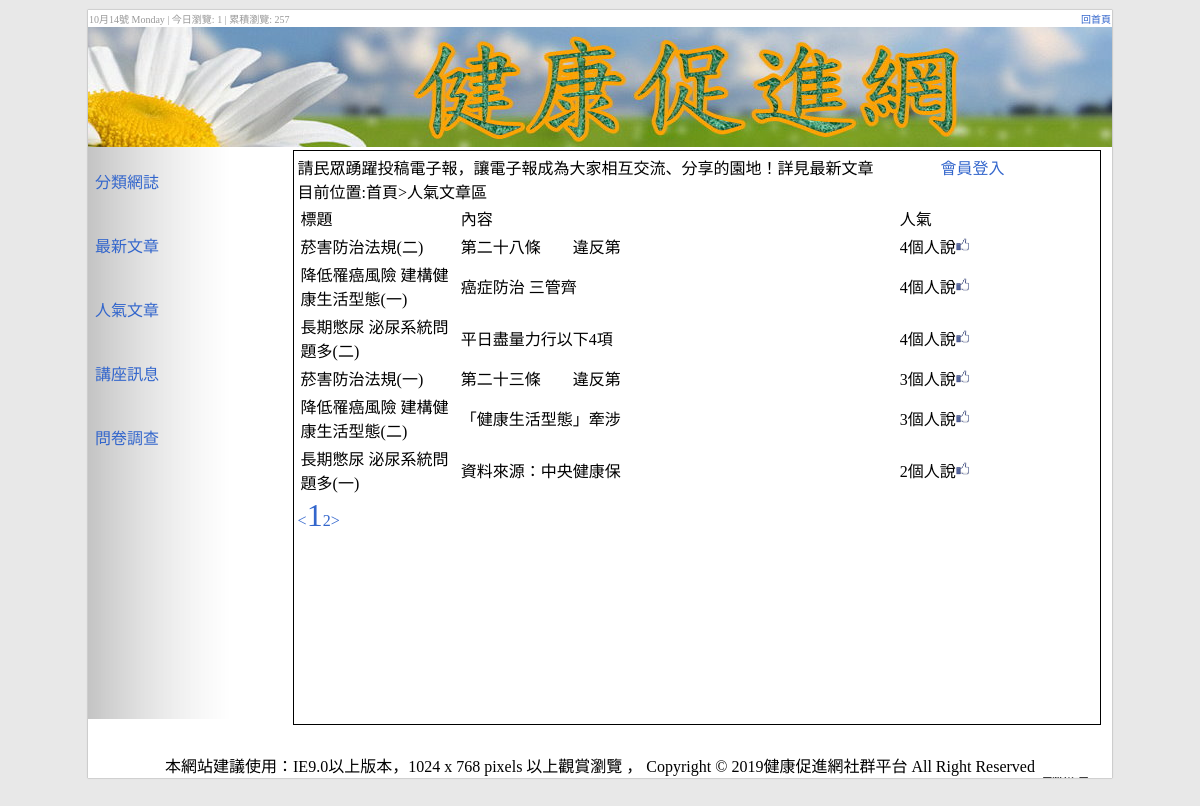
The app's page /?do=pop with its own data.
### tables this page shows
CREATE TABLE `q2t7_blog` (
  `id` int(10) UNSIGNED NOT NULL,
  `cls` int(11) NOT NULL,
  `title` text NOT NULL,
  `text` text NOT NULL,
  `num` int(11) NOT NULL,
  `dpy` int(11) NOT NULL
);

### pop.php (the view, shortened to what this page needs)
目前位置:首頁>人氣文章區
<table>
  <tr>
    <td width=20% valign=top>標題</td>
    <td valign=top>內容</td>
    <td>人氣</td>
  </tr>
<?php
$nw = (empty($_GET['page'])) ? 1 : $_GET['page'];
$re = select("q2t7_blog", "dpy=1 order by num desc");
foreach ($re as $ro) {
  $gdbtn = "";
?>
  <tr>
    <td><?= $ro['title'] ?></td>
    <td>
      <div class="sswww"><?= mb_substr($ro['text'], 0, 10) ?><span class="all" style="display:none"><?= $ro['text'] ?></span></div>
    </td>
    <td><?= $ro['num'] ?>個人說<img style="height:1em" src="img/02B03.jpg"><?= $gdbtn ?></td>
  </tr>
<?php
}
?>
</table>
<?php
$re = page("q2t7_blog", "dpy=1", 5, $nw);
foreach ($re as $key => $value) {
  if ($nw == $key) echo '<a style="font-size:2em" href="?do=pop&page=' . $value . '">' . $key . '</a>';
  else echo '<a href="?do=pop&page=' . $value . '">' . $key . '</a>';
}
?>

### sql.php (shortened to what this page needs)
<?php
$db = new PDO("mysql:host=127.0.0.1;dbname=b17300_db;charset=utf8", "b17300user", "b17300pwd", null);
function select($tb, $wh)
{
  global $db;
  return $db->query("SELECT * FROM " . $tb . " WHERE " . $wh)->fetchAll();
}
function page($tb, $wh, $rg, $nw)
{
  $total = count(select($tb, $wh));
  $many = ceil($total / $rg);
  $pg['<'] = ($nw == 1) ? 1 : $nw - 1;
  for ($i = 1; $i <= $many; $i++) $pg[$i] = $i;
  $pg['>'] = ($nw == $many) ? $nw : $nw + 1;
  return $pg;
}
?>
<?php
$re = select("q2t3_visit", "date='" . date("Y-m-d") . "'");
if ($re == null) {
  $t3visit = 0;
}
 else {
  $id = $re[0]['id'];
  $t3visit = $re[0]['num'];
}
$re = select("q2t3_visit", 1);
$t3all = 0;
foreach ($re as $ro) $t3all+=$ro['num'];
$t6btn = (empty($_SESSION['user'])) ? '<a href="?do=login">會員登入</a>' : '歡迎，' . $_SESSION['user'] . '<a href="api.php?do=logout" style="border: solid 1px #000000">登出</a>';
$menu = '
<a class="blo" href="?do=po">分類網誌</a>
<a class="blo" href="?do=news">最新文章</a>
<a class="blo" href="?do=pop">人氣文章</a>
<a class="blo" href="#">講座訊息</a>
<a class="blo" href="?do=que">問卷調查</a>
';
?>

### index.php (shortened to what this page needs)
<?php
include "sql.php";
?>
<!DOCTYPE html PUBLIC "-//W3C//DTD XHTML 1.0 Transitional//EN" "http://www.w3.org/TR/xhtml1/DTD/xhtml1-transitional.dtd">
<html xmlns="http://www.w3.org/1999/xhtml"><head><meta http-equiv="Content-Type" content="text/html; charset=UTF-8">
<link href="./home_files/css.css" rel="stylesheet" type="text/css">
</head>
<body>
<div id="all" style="overflow: scroll;margin: 10px auto;padding: 0;border: 0;width: 1024px;height: 768px;">
    	<div id="title">
			<?=date("m月d號 l")?> | 今日瀏覽: <?=$t3visit?> | 累積瀏覽: <?=$t3all?>
			<a href="index.php" style="float:right">回首頁</a>
		</div>
        <div id="title2">
        <img style="width:100%" src="img/02B01.jpg" alt="健康促進網 - 回首頁" title="健康促進網 - 回首頁">
        </div>
        <div id="mm">
        	<div class="hal" id="lef">
<?=$menu?>
               	                 </div>
            <div class="hal" id="main">
            	<div>
<span style="width:80%; display:inline-block;">
	<marquee behavior="" direction="">請民眾踴躍投稿電子報，讓電子報成為大家相互交流、分享的園地！詳見最新文章</marquee>
</span>
<span style="width:18%; display:inline-block;"><?=$t6btn?></span>
					<div class=""><?php include $main.".php"?></div>
                </div>
            </div>
        </div>
        <div id="bottom">
		<div class="ct">
    	    本網站建議使用：IE9.0以上版本，1024 x 768 pixels 以上觀賞瀏覽 ， Copyright © <?=date("Y")?>健康促進網社群平台 All Right Reserved
		</div>
    		 <div style="float:right">服務信箱：health@test.labor.gov.tw<img src="./home_files/02B02.jpg" width="45"></div>
        </div>
    </div>
</body></html>

### home_files/css.css (style rules this page uses)
body { background:#E8E8E8; padding:0px; margin:0px; font-family:"微軟正黑體"; }
img { border:none; }
a { text-decoration:none; color:#36C; cursor:pointer; }
#mm { min-height:570px; }
#all { padding:2px; width:1020px; height:888px; background:#FFF; margin:10px auto 10px auto; box-shadow:#999 0px 0px 1px .3px; position:relative; }
#title { height:15px; padding:1px; font-size:10px; color:#999; }
#lef { width:18.2%; padding:2px; background:url(../icon/02B04.png) repeat-y; min-height:568px; display:inline-block; vertical-align:top; position:relative; top:-3px; }
#mm { padding-top:3px; }
#main { display:inline-block; width:78%; height:565px; padding:4px; border:solid 1px #000000; overflow:auto; position:relative; left:1%; }
#lef a { padding:20px 5px 20px 5px; }
#bottom { text-align:right; padding:24px; }
.ct { text-align:center; }
.hal { height:100%; }
.blo { display:block; }

### records on screen
q2t7_blog: title "菸害防治法規(二)", text "第二十八條 違反第", num "4"
q2t7_blog: title "降低罹癌風險 建構健康生活型態(一)", text "癌症防治 三管齊", num "4"
q2t7_blog: title "長期憋尿 泌尿系統問題多(二)", text "平日盡量力行以下4項", num "4"
q2t7_blog: title "菸害防治法規(一)", text "第二十三條 違反第", num "3"
q2t7_blog: title "降低罹癌風險 建構健康生活型態(二)", text "「健康生活型態」牽涉", num "3"
q2t7_blog: title "長期憋尿 泌尿系統問題多(一)", text "資料來源：中央健康保", num "2"

### other values on screen
$t3visit "1"
$t3all "257"
$key "<"
$key "1"
$key "2"
$key ">"
